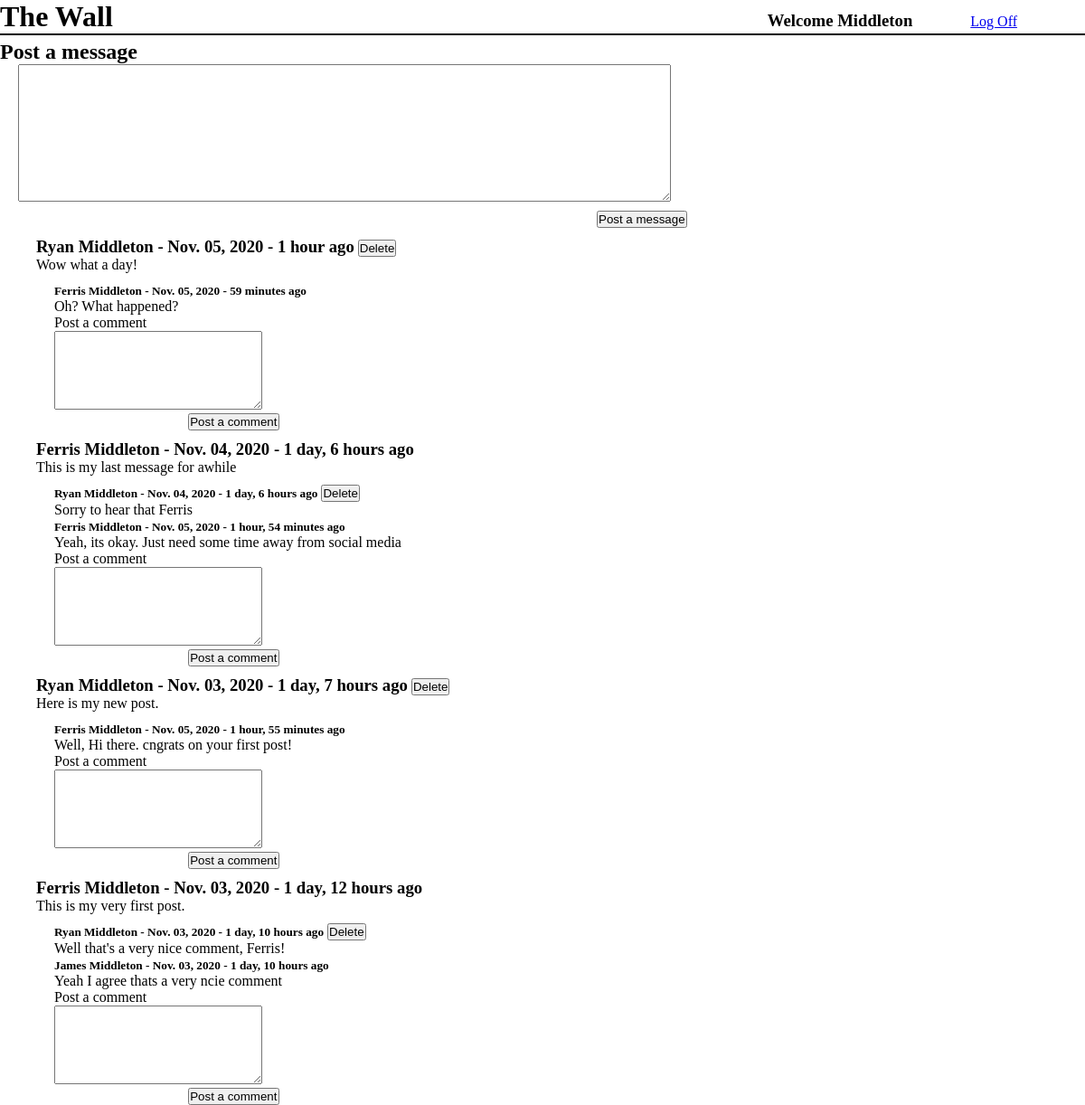
The app's page /wall (signed in) with its own data.
### wall_app/models.py (models this page shows)
class Message(models.Model):
    user = models.ForeignKey(User, related_name="messages", on_delete = models.CASCADE)
    content = models.TextField()
    created_at = models.DateTimeField(auto_now_add=True)
    updated_at = models.DateTimeField(auto_now=True)

class User(models.Model):
    first_name = models.CharField(max_length=255)
    last_name = models.CharField(max_length=255)
    email = models.CharField(max_length=255)
    password = models.CharField(max_length=255)
    created_at = models.DateTimeField(auto_now_add=True)
    updated_at = models.DateTimeField(auto_now=True)
    objects = UserManager()

class Comment(models.Model):
    user = models.ForeignKey(User, related_name="comments", on_delete = models.CASCADE)
    message = models.ForeignKey(Message, related_name="comments", on_delete = models.CASCADE)
    content = models.TextField()
    created_at = models.DateTimeField(auto_now_add=True)
    updated_at = models.DateTimeField(auto_now=True)

### wall_app/views.py (the view)
# urls.py: path('wall', views.wall),
def wall(request):
    if 'user_id' not in request.session:
        return redirect('/')
    context = {
        'all_messages': Message.objects.all().order_by('-created_at')
    }
    return render(request, "thewall.html", context)

### wall_app/templates/thewall.html (shortened to what this page needs)
<!DOCTYPE html>
<html lang="en">
<head>
    {% load static %}
    <link rel="stylesheet" href="{% static 'css/styles.css' %}">
</head>
<body>
    <div id="wall_wrapper">
        <div id="wall_header">
            <h1>The Wall</h1>
            <h3>Welcome {{request.session.user_name}}</h3>
            <a href="/logout">Log Off</a>
        </div>
        <div class="post_container">
        <form action="/newpost" method="post" name="new_post">
            <h2>Post a message</h2>
            <textarea  id="message_txt" name="message_txt"></textarea>
            <input type="submit" value="Post a message">
        </form>
        </div>
        {% for message in all_messages %}
        <div class="message_container">
            <div class="message_header">
                <h3>{{message.user.first_name}} {{message.user.last_name}} - {{message.created_at|date:'M. d, Y'}} - {{ message.created_at|timesince}} ago</h3>
                {% if message.user.id == request.session.user_id %}
                <form action="/delete_msg/{{message.id}}" method="post">
                    <input type="submit" id="delete_btn"  value="Delete">
                </form>
                {% endif %}
                <br>
                <p>{{message.content}}</p>
            </div>
            <div class="comment_container">
                {% if message.comments.all == None %}
                <P>No comments to display</P>
                {% else %}
                    {% for comment in message.comments.all %}
                    <h5>{{comment.user.first_name}} {{comment.user.last_name}} - {{comment.created_at|date:'M. d, Y'}} - {{ comment.created_at|timesince }} ago</h5>
                        {% if comment.user.id == request.session.user_id %}
                        <form action="/delete_comment/{{comment.id}}" method="post">
                        <input type="submit" id="delete_btn"  value="Delete">
                        </form>
                        {% endif %}
                    <br>
                    <P>{{comment.content}}</P>
                    <br>
                    {% endfor %}
                {% endif %}
            </div>
            <div class="post_comment_container">
                <form action="/newcomment" method="post" name="new_comment">
                    <p>Post a comment</p>
                    <textarea  class="comment_txt" name="comment_txt"></textarea>
                    <input type="submit" value="Post a comment">
                </form>
            </div>
        </div>
        {% endfor %}
    </div>
</body>
</html>

### wall_app/static/css/styles.css (style rules this page uses)
* { margin:0px; padding:0px; }
#wall_header { border-bottom:2px solid black; }
#wall_header * { display:inline-block; }
#wall_header h3 { margin-left:60%; }
#wall_header a { margin-left:5%; }
.post_container { margin-top:5px; }
.post_container * { display:block; }
#message_txt { width: 60%; height:150px; margin-left:20px; text-align:top; padding-top:0px; padding-left:0px; }
.post_container input[type=submit] { margin-left:55%; margin-top:10px; }
.message_container { margin-top:10px; margin-left:40px; }
.message_header * { display:inline-block; }
.post_comment_container { margin-left:20px; }
.comment_container { margin-top:10px; margin-left:20px; }
.comment_container * { display:inline-block; }
.comment_txt { width:20%; height:85px; text-align:top; padding-top:0px; padding-left:0px; }
.post_comment_container input[type=submit] { display:block; margin-left:13%; }

### records on screen
Message: user.first_name "Ryan", user.last_name "Middleton", created_at "Nov. 05, 2020", created_at "1 hour", content "Wow what a day!"
Comment: user.first_name "Ferris", user.last_name "Middleton", created_at "Nov. 05, 2020", created_at "59 minutes", content "Oh? What happened?"
Message: user.first_name "Ferris", user.last_name "Middleton", created_at "Nov. 04, 2020", created_at "1 day, 6 hours", content "This is my last message for awhile"
Comment: user.first_name "Ryan", user.last_name "Middleton", created_at "Nov. 04, 2020", created_at "1 day, 6 hours", content "Sorry to hear that Ferris"
Comment: user.first_name "Ferris", user.last_name "Middleton", created_at "Nov. 05, 2020", created_at "1 hour, 54 minutes", content "Yeah, its okay. Just need some time away from social media"
Message: user.first_name "Ryan", user.last_name "Middleton", created_at "Nov. 03, 2020", created_at "1 day, 7 hours", content "Here is my new post."
Comment: user.first_name "Ferris", user.last_name "Middleton", created_at "Nov. 05, 2020", created_at "1 hour, 55 minutes", content "Well, Hi there. cngrats on your first post!"
Message: user.first_name "Ferris", user.last_name "Middleton", created_at "Nov. 03, 2020", created_at "1 day, 12 hours", content "This is my very first post."
Comment: user.first_name "Ryan", user.last_name "Middleton", created_at "Nov. 03, 2020", created_at "1 day, 10 hours", content "Well that's a very nice comment, Ferris!"
Comment: user.first_name "James", user.last_name "Middleton", created_at "Nov. 03, 2020", created_at "1 day, 10 hours", content "Yeah I agree thats a very ncie comment"

### other values on screen
{{ request.session.user_name }} "Middleton"
